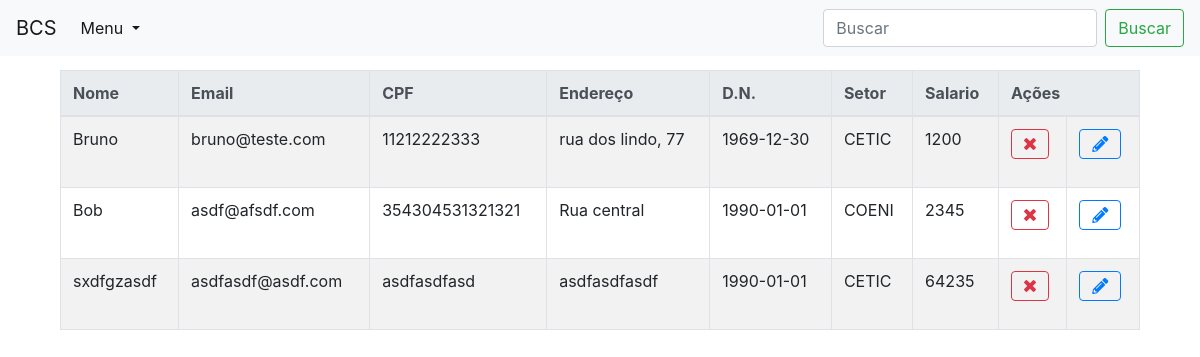
The app's page /lista-func.php with its own data.
### tables this page shows
CREATE TABLE `funcionario` (
  `id` int(11) NOT NULL AUTO_INCREMENT,
  `nome` varchar(255) NOT NULL,
  `email` varchar(255) NOT NULL,
  `identidade` varchar(255) NOT NULL,
  `cpf` varchar(255) NOT NULL,
  `endereco` varchar(255) NOT NULL,
  `dnacimento` date NOT NULL,
  `setor_id` int(11) NOT NULL,
  `salario` decimal(10,0) NOT NULL,
  PRIMARY KEY (`id`)
);

CREATE TABLE `setores` (
  `id` int(11) NOT NULL AUTO_INCREMENT,
  `nome` varchar(255) NOT NULL,
  PRIMARY KEY (`id`)
);

### functions/funcionarios.php (called while the page is built, shortened)
<?php
function listaFunc($conn){
    $lista = array();
    $resultado = mysqli_query($conn, "select f.*,s.nome as setor_nome from funcionario as f join setores as s on s.id=f.setor_id");
    while ($funcionarios = mysqli_fetch_assoc($resultado)){
        array_push($lista, $funcionarios);
    }
    return $lista;
}

### lista-func.php (the view, shortened to what this page needs)
<?php
    include("template/cabecalho.php");
    include("conexao.php");
    include("functions/funcionarios.php");
?>
<section class="container-fluid table-responsive">
<table class="table table-bordered table-striped table-hover">
    <thead class="thead-light">
    <tr class="">
        <th scope="col">Nome</th>
        <th scope="col">Email</th>
        <th scope="col">CPF</th>
        <th scope="col">Endereço</th>
        <th scope="col">D.N.</th>
        <th scope="col">Setor</th>
        <th scope="col">Salario</th>
        <th colspan="2" scope="colgroup">Ações</th>
    </tr>
    </thead>
    <tbody>
<?php
    $lista = listaFunc($conn);
    foreach ( $lista as $func ):
?>
        <tr class="text-sm">
            <td><?= $func['nome']; ?></td>
            <td><?= $func['email']; ?></td>
            <td><?= $func['cpf']; ?></td>
            <td><?= $func['endereco']; ?></td>
            <td><?= $func['dnacimento']; ?></td>
            <td><?= $func['setor_nome']; ?></td>
            <td><?= $func['salario']; ?></td>
            <td>
                <form action="remove-func.php" method="post">
                    <button class="btn btn-outline-danger" >
                        <i class="fas fa-times"></i>
                    </button>
                </form>
            </td>
            <td>
                <form action="altera-func.php" method="post">
                    <button class="btn btn-outline-primary" >
                        <i class="fas fa-pencil-alt"></i>
                    </button>
                </form>
            </td>
        </tr>
        <?php
            endforeach;
        ?>
    </tbody>
</table>
</section>
<?php
    include("template/rodape.php");
?>

### records on screen
funcionario: nome "Bruno", email "bruno@teste.com", cpf "11212222333", endereco "rua dos lindo, 77", dnacimento "1969-12-30", setor.nome "CETIC", salario "1200"
funcionario: nome "Bob", email "asdf@afsdf.com", cpf "354304531321321", endereco "Rua central", dnacimento "1990-01-01", setor.nome "COENI", salario "2345"
funcionario: nome "sxdfgzasdf", email "asdfasdf@asdf.com", cpf "asdfasdfasd", endereco "asdfasdfasdf", dnacimento "1990-01-01", setor.nome "CETIC", salario "64235"
